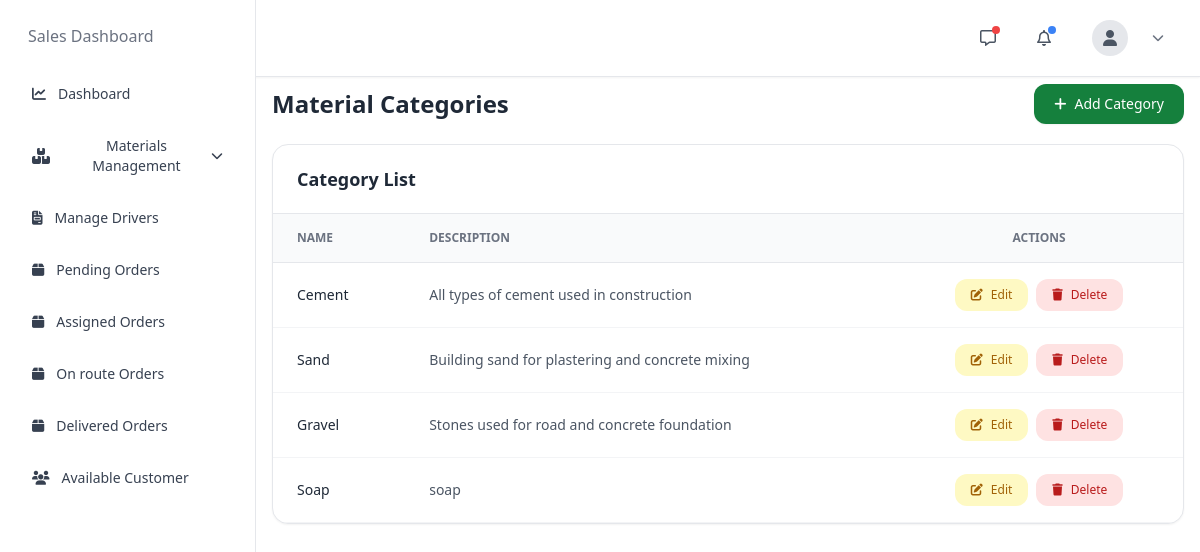
The page /materials/categories/ on the database its author committed.
### materials/models.py (models this page shows, shortened)
class MaterialCategory(models.Model):
    name = models.CharField(max_length=100, unique=True)
    description = models.TextField(blank=True)
    created_at = models.DateTimeField(auto_now_add=True)

### materials/views.py (the view, shortened to what this page needs)
# urls.py: path('categories/', views.category_view, name='category_view'),
def category_view(request):
    categories = MaterialCategory.objects.all()
    form = MaterialCategoryForm()
    if request.method == "POST" and "create_category" in request.POST:
        form = MaterialCategoryForm(request.POST)
        if form.is_valid():
            form.save()
            messages.success(request, "Category created successfully")
            return redirect('category_view')
    if request.method == "POST" and "delete_category" in request.POST:
        category = get_object_or_404(MaterialCategory, id=request.POST.get('category_id'))
        category.delete()
        messages.success(request, "Category deleted successfully")
        return redirect('category_view')
    return render(request, "manager/category_view.html", {
        "categories": categories,
        "form": form
    })

### templates/manager/category_view.html (shortened to what this page needs)
{% extends 'manager/base.html' %}
{% block content %}
{% include 'manager/nav.html' %}
{% include 'manager/sidebar.html' %}
<link rel="stylesheet"
href="https://cdnjs.cloudflare.com/ajax/libs/font-awesome/6.5.1/css/all.min.css"/>
<div class="sm:ml-64 mt-16 px-4 py-5 min-h-screen">
    <div class="w-full">
        <div class="flex flex-col md:flex-row md:items-center md:justify-between gap-4 mb-5">
            <div>
                <h1 class="text-2xl font-semibold text-gray-800">
                    Material Categories
                </h1>
            </div>
            <button
                onclick="openCreateModal()"
                class="inline-flex items-center gap-2 bg-green-700 hover:bg-green-800 text-white text-sm font-medium px-5 py-2.5 rounded-xl shadow-sm transition">
                <i class="fa-solid fa-plus"></i>
                Add Category
            </button>
        </div>
        <div class="relative overflow-x-auto bg-white rounded-2xl border border-gray-200 shadow-sm">
            <div class="px-6 py-5 border-b border-gray-200">
                <h2 class="text-lg font-semibold text-gray-800">
                    Category List
                </h2>
            </div>
            <table class="w-full text-sm text-left text-gray-600">
                <thead class="bg-gray-50 border-b border-gray-200 text-xs uppercase text-gray-500">
                    <tr>
                        <th class="px-6 py-4 font-semibold">Name</th>
                        <th class="px-6 py-4 font-semibold">Description</th>
                        <th class="px-6 py-4 font-semibold text-center">Actions</th>
                    </tr>
                </thead>
                <tbody>
                    {% if categories %}
                        {% for cat in categories %}
                        <tr class="border-b border-gray-100 hover:bg-gray-50 transition">
                            <td class="px-6 py-4 font-medium text-gray-800">
                                {{ cat.name }}
                            </td>
                            <td class="px-6 py-4">
                                {{ cat.description }}
                            </td>
                            <td class="px-6 py-4">
                                <div class="flex items-center justify-center gap-2">
                                    <button
                                        onclick="openEditModal(
                                            '{{ cat.id }}',
                                            '{{ cat.name }}',
                                            `{{ cat.description }}`
                                        )"
                                        class="inline-flex items-center gap-2 bg-yellow-100 hover:bg-yellow-200 text-yellow-700 px-4 py-2 rounded-xl text-xs font-medium transition">
                                        <i class="fa-solid fa-pen-to-square"></i>
                                        Edit
                                    </button>
                                    <form method="POST">
                                        <button
                                            type="submit"
                                            name="delete_category"
                                            onclick="return confirm('Delete this category?')"
                                            class="inline-flex items-center gap-2 bg-red-100 hover:bg-red-200 text-red-700 px-4 py-2 rounded-xl text-xs font-medium transition">
                                            <i class="fa-solid fa-trash"></i>
                                            Delete
                                        </button>
                                    </form>
                                </div>
                            </td>
                        </tr>
                        {% endfor %}
                    {% endif %}
                </tbody>
            </table>
        </div>
    </div>
</div>
{% endblock %}

### rows shown on the page
MaterialCategory: name "Cement", description "All types of cement used in construction"
MaterialCategory: name "Sand", description "Building sand for plastering and concrete mixing"
MaterialCategory: name "Gravel", description "Stones used for road and concrete foundation"
MaterialCategory: name "Soap", description "soap"
